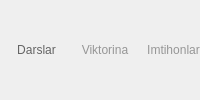
            <widget class="QFrame" name="frame_25">
             <property name="sizePolicy">
              <sizepolicy hsizetype="Preferred" vsizetype="Maximum">
               <horstretch>0</horstretch>
               <verstretch>0</verstretch>
              </sizepolicy>
             </property>
             <property name="styleSheet">
              <string notr="true">border: 0;
background-color: 0;</string>
             </property>
             <property name="frameShape">
              <enum>QFrame::StyledPanel</enum>
             </property>
             <property name="frameShadow">
              <enum>QFrame::Raised</enum>
             </property>
             <layout class="QHBoxLayout" name="horizontalLayout_14">
              <property name="leftMargin">
               <number>0</number>
              </property>
              <property name="topMargin">
               <number>0</number>
              </property>
              <property name="rightMargin">
               <number>0</number>
              </property>
              <property name="bottomMargin">
               <number>0</number>
              </property>
              <item>
               <widget class="QPushButton" name="pushButton_50">
                <property name="cursor">
                 <cursorShape>PointingHandCursor</cursorShape>
                </property>
                <property name="styleSheet">
                 <string notr="true">color: rgb(100,100,100);
background-color: rgba(0, 0, 0, 0);
padding-left: 10px;
border: 0;</string>
                </property>
                <property name="text">
                 <string>Darslar</string>
                </property>
               </widget>
              </item>
              <item>
               <widget class="QPushButton" name="pushButton_52">
                <property name="cursor">
                 <cursorShape>PointingHandCursor</cursorShape>
                </property>
                <property name="styleSheet">
                 <string notr="true">color: rgb(150,150,150);
background-color: rgba(0, 0, 0, 0);
padding-left: 10px;
border: 0;</string>
                </property>
                <property name="text">
                 <string>Viktorina</string>
                </property>
               </widget>
              </item>
              <item>
               <widget class="QPushButton" name="pushButton_51">
                <property name="cursor">
                 <cursorShape>PointingHandCursor</cursorShape>
                </property>
                <property name="styleSheet">
                 <string notr="true">color: rgb(150,150,150);
background-color: rgba(0, 0, 0, 0);
padding-left: 10px;
border: 0;</string>
                </property>
                <property name="text">
                 <string>Imtihonlar</string>
                </property>
               </widget>
              </item>
             </layout>
            </widget>
